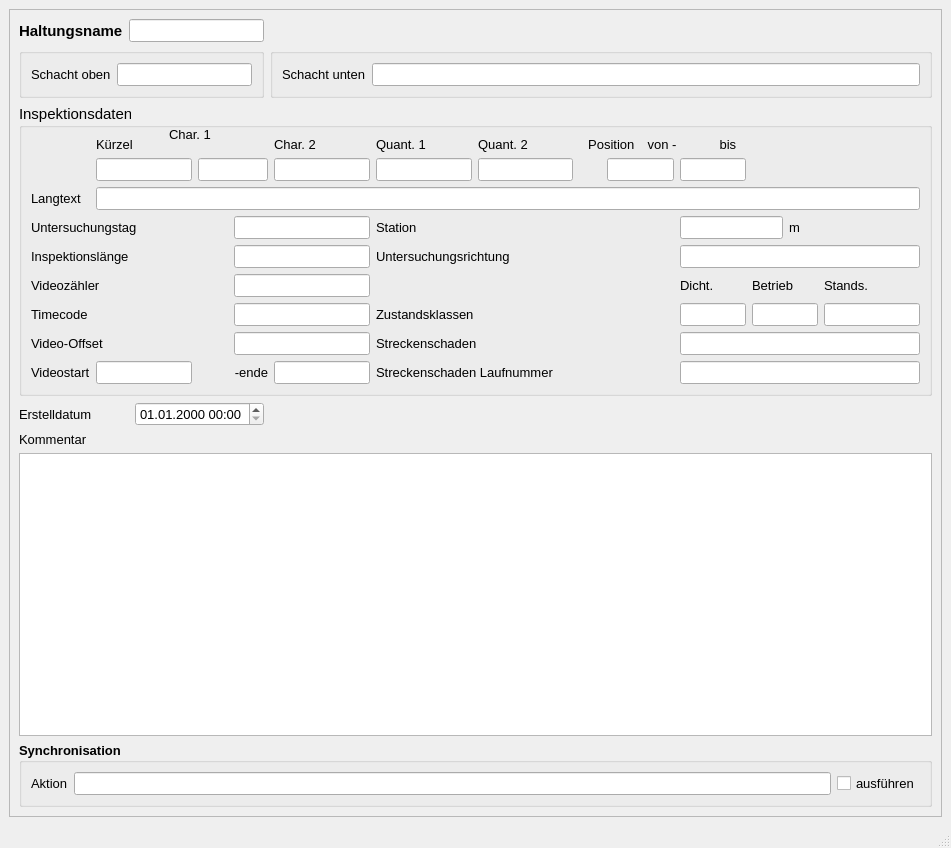
<?xml version="1.0" encoding="UTF-8"?>
<ui version="4.0">
 <class>MainWindow</class>
 <widget class="QMainWindow" name="MainWindow">
  <property name="geometry">
   <rect>
    <x>0</x>
    <y>0</y>
    <width>951</width>
    <height>848</height>
   </rect>
  </property>
  <property name="sizePolicy">
   <sizepolicy hsizetype="Preferred" vsizetype="Preferred">
    <horstretch>0</horstretch>
    <verstretch>0</verstretch>
   </sizepolicy>
  </property>
  <property name="minimumSize">
   <size>
    <width>660</width>
    <height>660</height>
   </size>
  </property>
  <property name="maximumSize">
   <size>
    <width>16777215</width>
    <height>16777215</height>
   </size>
  </property>
  <property name="baseSize">
   <size>
    <width>0</width>
    <height>0</height>
   </size>
  </property>
  <property name="font">
   <font>
    <family>Tahoma</family>
    <pointsize>10</pointsize>
   </font>
  </property>
  <property name="windowTitle">
   <string>MainWindow</string>
  </property>
  <widget class="QWidget" name="centralwidget">
   <layout class="QGridLayout" name="gridLayout">
    <item row="0" column="0">
     <widget class="QScrollArea" name="scrollArea">
      <property name="widgetResizable">
       <bool>true</bool>
      </property>
      <widget class="QWidget" name="scrollAreaWidgetContents">
       <property name="geometry">
        <rect>
         <x>0</x>
         <y>0</y>
         <width>927</width>
         <height>771</height>
        </rect>
       </property>
       <layout class="QGridLayout" name="gridLayout_2">
        <item row="0" column="0">
         <widget class="QLabel" name="label">
          <property name="font">
           <font>
            <family>Tahoma</family>
            <pointsize>11</pointsize>
            <weight>75</weight>
            <bold>true</bold>
           </font>
          </property>
          <property name="text">
           <string>Haltungsname</string>
          </property>
         </widget>
        </item>
        <item row="0" column="1" colspan="2">
         <widget class="QLineEdit" name="untersuchhal">
          <property name="font">
           <font>
            <family>Tahoma</family>
            <pointsize>10</pointsize>
           </font>
          </property>
          <property name="toolTip">
           <string>&lt;html&gt;&lt;head/&gt;&lt;body&gt;&lt;p&gt;Bezeichnung der untersuchten Haltung&lt;/p&gt;&lt;/body&gt;&lt;/html&gt;</string>
          </property>
          <property name="statusTip">
           <string>Bezeichnung der untersuchten Haltung</string>
          </property>
         </widget>
        </item>
        <item row="1" column="0" colspan="3">
         <widget class="QGroupBox" name="groupBox">
          <property name="font">
           <font>
            <family>Tahoma</family>
            <pointsize>11</pointsize>
           </font>
          </property>
          <property name="title">
           <string/>
          </property>
          <layout class="QGridLayout" name="gridLayout_3">
           <item row="0" column="0">
            <widget class="QLabel" name="label_3">
             <property name="font">
              <font>
               <family>Tahoma</family>
               <pointsize>10</pointsize>
              </font>
             </property>
             <property name="text">
              <string>Schacht oben</string>
             </property>
            </widget>
           </item>
           <item row="0" column="1">
            <widget class="QLineEdit" name="schoben">
             <property name="font">
              <font>
               <family>Tahoma</family>
               <pointsize>10</pointsize>
              </font>
             </property>
             <property name="toolTip">
              <string>&lt;html&gt;&lt;head/&gt;&lt;body&gt;&lt;p&gt;Name des oberen Schachts&lt;/p&gt;&lt;/body&gt;&lt;/html&gt;</string>
             </property>
             <property name="statusTip">
              <string>Name des oberen Schachts</string>
             </property>
            </widget>
           </item>
          </layout>
         </widget>
        </item>
        <item row="1" column="3">
         <widget class="QGroupBox" name="groupBox_3">
          <property name="font">
           <font>
            <family>Tahoma</family>
            <pointsize>11</pointsize>
           </font>
          </property>
          <property name="title">
           <string/>
          </property>
          <layout class="QGridLayout" name="gridLayout_4">
           <item row="0" column="0">
            <widget class="QLabel" name="label_9">
             <property name="font">
              <font>
               <family>Tahoma</family>
               <pointsize>10</pointsize>
              </font>
             </property>
             <property name="text">
              <string>Schacht unten</string>
             </property>
            </widget>
           </item>
           <item row="0" column="1">
            <widget class="QLineEdit" name="schunten">
             <property name="font">
              <font>
               <family>Tahoma</family>
               <pointsize>10</pointsize>
              </font>
             </property>
             <property name="toolTip">
              <string>&lt;html&gt;&lt;head/&gt;&lt;body&gt;&lt;p&gt;Name des unteren Schachts&lt;/p&gt;&lt;/body&gt;&lt;/html&gt;</string>
             </property>
             <property name="statusTip">
              <string>Name des unteren Schachts</string>
             </property>
            </widget>
           </item>
          </layout>
         </widget>
        </item>
        <item row="2" column="0" colspan="4">
         <widget class="QGroupBox" name="groupBox_2">
          <property name="font">
           <font>
            <family>Tahoma</family>
            <pointsize>11</pointsize>
           </font>
          </property>
          <property name="title">
           <string>Inspektionsdaten</string>
          </property>
          <layout class="QGridLayout" name="gridLayout_5">
           <item row="0" column="1" colspan="3">
            <widget class="QLabel" name="label_23">
             <property name="font">
              <font>
               <family>Tahoma</family>
               <pointsize>10</pointsize>
              </font>
             </property>
             <property name="text">
              <string>Kürzel</string>
             </property>
            </widget>
           </item>
           <item row="0" column="4">
            <widget class="QLabel" name="label_25">
             <property name="font">
              <font>
               <family>Tahoma</family>
               <pointsize>10</pointsize>
              </font>
             </property>
             <property name="text">
              <string>Char. 2</string>
             </property>
            </widget>
           </item>
           <item row="0" column="5">
            <widget class="QLabel" name="label_26">
             <property name="font">
              <font>
               <family>Tahoma</family>
               <pointsize>10</pointsize>
              </font>
             </property>
             <property name="text">
              <string>Quant. 1</string>
             </property>
            </widget>
           </item>
           <item row="0" column="6">
            <widget class="QLabel" name="label_27">
             <property name="font">
              <font>
               <family>Tahoma</family>
               <pointsize>10</pointsize>
              </font>
             </property>
             <property name="text">
              <string>Quant. 2</string>
             </property>
            </widget>
           </item>
           <item row="0" column="7" colspan="2">
            <widget class="QLabel" name="label_18">
             <property name="font">
              <font>
               <family>Tahoma</family>
               <pointsize>10</pointsize>
              </font>
             </property>
             <property name="text">
              <string>Position </string>
             </property>
             <property name="alignment">
              <set>Qt::AlignRight|Qt::AlignTrailing|Qt::AlignVCenter</set>
             </property>
            </widget>
           </item>
           <item row="0" column="9" colspan="2">
            <widget class="QLabel" name="label_40">
             <property name="font">
              <font>
               <family>Tahoma</family>
               <pointsize>10</pointsize>
              </font>
             </property>
             <property name="text">
              <string> von -</string>
             </property>
            </widget>
           </item>
           <item row="0" column="11">
            <widget class="QLabel" name="label_30">
             <property name="font">
              <font>
               <family>Tahoma</family>
               <pointsize>10</pointsize>
              </font>
             </property>
             <property name="text">
              <string> bis</string>
             </property>
            </widget>
           </item>
           <item row="1" column="1">
            <widget class="QLineEdit" name="kuerzel">
             <property name="font">
              <font>
               <family>Tahoma</family>
               <pointsize>10</pointsize>
              </font>
             </property>
             <property name="toolTip">
              <string>&lt;html&gt;&lt;head/&gt;&lt;body&gt;&lt;p&gt;&lt;span style=&quot; font-size:10pt;&quot;&gt;Schadenskürzel&lt;/span&gt;&lt;/p&gt;&lt;/body&gt;&lt;/html&gt;</string>
             </property>
            </widget>
           </item>
           <item row="1" column="2" colspan="2">
            <widget class="QLineEdit" name="charakt1">
             <property name="font">
              <font>
               <family>Tahoma</family>
               <pointsize>10</pointsize>
              </font>
             </property>
             <property name="toolTip">
              <string>&lt;html&gt;&lt;head/&gt;&lt;body&gt;&lt;p&gt;Zustandsdaten: Charakterisierung 1&lt;/p&gt;&lt;/body&gt;&lt;/html&gt;</string>
             </property>
             <property name="statusTip">
              <string>Zustandsdaten: Charakterisierung 1</string>
             </property>
            </widget>
           </item>
           <item row="1" column="4">
            <widget class="QLineEdit" name="charakt2">
             <property name="font">
              <font>
               <family>Tahoma</family>
               <pointsize>10</pointsize>
              </font>
             </property>
             <property name="toolTip">
              <string>&lt;html&gt;&lt;head/&gt;&lt;body&gt;&lt;p&gt;Zustandsdaten: Charakterisierung 2&lt;/p&gt;&lt;/body&gt;&lt;/html&gt;</string>
             </property>
             <property name="statusTip">
              <string>Zustandsdaten: Charakterisierung 2</string>
             </property>
            </widget>
           </item>
           <item row="1" column="5">
            <widget class="QLineEdit" name="quantnr1">
             <property name="font">
              <font>
               <family>Tahoma</family>
               <pointsize>10</pointsize>
              </font>
             </property>
             <property name="toolTip">
              <string>&lt;html&gt;&lt;head/&gt;&lt;body&gt;&lt;p&gt;Zustandsdaten: Quantifizierung 1&lt;/p&gt;&lt;/body&gt;&lt;/html&gt;</string>
             </property>
             <property name="statusTip">
              <string>Zustandsdaten: Quantifizierung 1</string>
             </property>
            </widget>
           </item>
           <item row="1" column="6">
            <widget class="QLineEdit" name="quantnr2">
             <property name="font">
              <font>
               <family>Tahoma</family>
               <pointsize>10</pointsize>
              </font>
             </property>
             <property name="toolTip">
              <string>&lt;html&gt;&lt;head/&gt;&lt;body&gt;&lt;p&gt;Zustandsdaten: Quantifizierung 2&lt;/p&gt;&lt;/body&gt;&lt;/html&gt;</string>
             </property>
             <property name="statusTip">
              <string>Zustandsdaten: Quantifizierung 2</string>
             </property>
            </widget>
           </item>
           <item row="1" column="8" colspan="2">
            <widget class="QLineEdit" name="pos_von">
             <property name="font">
              <font>
               <family>Tahoma</family>
               <pointsize>10</pointsize>
              </font>
             </property>
             <property name="toolTip">
              <string>&lt;html&gt;&lt;head/&gt;&lt;body&gt;&lt;p&gt;Zustandsdaten: Anfangswinkel als Zifferblattreferenz&lt;/p&gt;&lt;/body&gt;&lt;/html&gt;</string>
             </property>
             <property name="statusTip">
              <string>Zustandsdaten: Anfangswinkel als Zifferblattreferenz</string>
             </property>
            </widget>
           </item>
           <item row="1" column="10" colspan="2">
            <widget class="QLineEdit" name="pos_bis">
             <property name="font">
              <font>
               <family>Tahoma</family>
               <pointsize>10</pointsize>
              </font>
             </property>
             <property name="toolTip">
              <string>&lt;html&gt;&lt;head/&gt;&lt;body&gt;&lt;p&gt;Zustandsdaten: Endwinkel als Zifferblattreferenz&lt;/p&gt;&lt;/body&gt;&lt;/html&gt;</string>
             </property>
             <property name="statusTip">
              <string>Zustandsdaten: Endwinkel als Zifferblattreferenz</string>
             </property>
            </widget>
           </item>
           <item row="2" column="0">
            <widget class="QLabel" name="label_52">
             <property name="font">
              <font>
               <family>Tahoma</family>
               <pointsize>10</pointsize>
              </font>
             </property>
             <property name="text">
              <string>Langtext</string>
             </property>
            </widget>
           </item>
           <item row="2" column="1" colspan="14">
            <widget class="QLineEdit" name="langtext">
             <property name="font">
              <font>
               <family>Tahoma</family>
               <pointsize>10</pointsize>
              </font>
             </property>
             <property name="toolTip">
              <string>&lt;html&gt;&lt;head/&gt;&lt;body&gt;&lt;p&gt;Zustandsbeschreibung Langtext&lt;/p&gt;&lt;/body&gt;&lt;/html&gt;</string>
             </property>
             <property name="statusTip">
              <string>Zustandsbeschreibung Langtext</string>
             </property>
            </widget>
           </item>
           <item row="3" column="0" colspan="3">
            <widget class="QLabel" name="label_61">
             <property name="font">
              <font>
               <family>Tahoma</family>
               <pointsize>10</pointsize>
              </font>
             </property>
             <property name="text">
              <string>Untersuchungstag</string>
             </property>
            </widget>
           </item>
           <item row="3" column="3" colspan="2">
            <widget class="QLineEdit" name="untersuchtag">
             <property name="font">
              <font>
               <family>Tahoma</family>
               <pointsize>10</pointsize>
              </font>
             </property>
             <property name="toolTip">
              <string>&lt;html&gt;&lt;head/&gt;&lt;body&gt;&lt;p&gt;Datum&lt;/p&gt;&lt;/body&gt;&lt;/html&gt;</string>
             </property>
             <property name="statusTip">
              <string>Datum</string>
             </property>
            </widget>
           </item>
           <item row="3" column="5" colspan="4">
            <widget class="QLabel" name="label_34">
             <property name="font">
              <font>
               <family>Tahoma</family>
               <pointsize>10</pointsize>
              </font>
             </property>
             <property name="text">
              <string>Station</string>
             </property>
            </widget>
           </item>
           <item row="3" column="10" colspan="3">
            <widget class="QLineEdit" name="station">
             <property name="font">
              <font>
               <family>Tahoma</family>
               <pointsize>10</pointsize>
              </font>
             </property>
             <property name="toolTip">
              <string>&lt;html&gt;&lt;head/&gt;&lt;body&gt;&lt;p&gt;&lt;span style=&quot; font-size:10pt;&quot;&gt;Station entlang der Haltung&lt;/span&gt;&lt;/p&gt;&lt;/body&gt;&lt;/html&gt;</string>
             </property>
             <property name="statusTip">
              <string>Station entlang der Haltung</string>
             </property>
            </widget>
           </item>
           <item row="3" column="13" colspan="2">
            <widget class="QLabel" name="label_2">
             <property name="font">
              <font>
               <family>Tahoma</family>
               <pointsize>10</pointsize>
              </font>
             </property>
             <property name="text">
              <string>m</string>
             </property>
            </widget>
           </item>
           <item row="4" column="0" colspan="3">
            <widget class="QLabel" name="label_20">
             <property name="font">
              <font>
               <family>Tahoma</family>
               <pointsize>10</pointsize>
              </font>
             </property>
             <property name="text">
              <string>Inspektionslänge</string>
             </property>
            </widget>
           </item>
           <item row="4" column="3" colspan="2">
            <widget class="QLineEdit" name="inspektionslaenge">
             <property name="font">
              <font>
               <family>Tahoma</family>
               <pointsize>10</pointsize>
              </font>
             </property>
             <property name="toolTip">
              <string>&lt;html&gt;&lt;head/&gt;&lt;body&gt;&lt;p&gt;[m]&lt;/p&gt;&lt;/body&gt;&lt;/html&gt;</string>
             </property>
             <property name="statusTip">
              <string>[m]</string>
             </property>
            </widget>
           </item>
           <item row="4" column="5" colspan="4">
            <widget class="QLabel" name="label_17">
             <property name="font">
              <font>
               <family>Tahoma</family>
               <pointsize>10</pointsize>
              </font>
             </property>
             <property name="text">
              <string>Untersuchungsrichtung</string>
             </property>
            </widget>
           </item>
           <item row="4" column="10" colspan="5">
            <widget class="QLineEdit" name="untersuchrichtung">
             <property name="font">
              <font>
               <family>Tahoma</family>
               <pointsize>10</pointsize>
              </font>
             </property>
             <property name="toolTip">
              <string>&lt;html&gt;&lt;head/&gt;&lt;body&gt;&lt;p&gt;&lt;span style=&quot; font-size:10pt;&quot;&gt;Untersuchungsrichtung&lt;/span&gt;&lt;/p&gt;&lt;/body&gt;&lt;/html&gt;</string>
             </property>
            </widget>
           </item>
           <item row="5" column="0" colspan="3">
            <widget class="QLabel" name="label_19">
             <property name="font">
              <font>
               <family>Tahoma</family>
               <pointsize>10</pointsize>
              </font>
             </property>
             <property name="text">
              <string>Videozähler</string>
             </property>
            </widget>
           </item>
           <item row="5" column="3" colspan="2">
            <widget class="QLineEdit" name="videozaehler">
             <property name="font">
              <font>
               <family>Tahoma</family>
               <pointsize>10</pointsize>
              </font>
             </property>
             <property name="toolTip">
              <string/>
             </property>
             <property name="statusTip">
              <string/>
             </property>
            </widget>
           </item>
           <item row="5" column="10" colspan="2">
            <widget class="QLabel" name="label_39">
             <property name="font">
              <font>
               <family>Tahoma</family>
               <pointsize>10</pointsize>
              </font>
             </property>
             <property name="text">
              <string>Dicht.</string>
             </property>
            </widget>
           </item>
           <item row="5" column="12" colspan="2">
            <widget class="QLabel" name="label_37">
             <property name="font">
              <font>
               <family>Tahoma</family>
               <pointsize>10</pointsize>
              </font>
             </property>
             <property name="text">
              <string>Betrieb</string>
             </property>
            </widget>
           </item>
           <item row="5" column="14">
            <widget class="QLabel" name="label_38">
             <property name="font">
              <font>
               <family>Tahoma</family>
               <pointsize>10</pointsize>
              </font>
             </property>
             <property name="text">
              <string>Stands.</string>
             </property>
            </widget>
           </item>
           <item row="6" column="0" colspan="3">
            <widget class="QLabel" name="label_35">
             <property name="font">
              <font>
               <family>Tahoma</family>
               <pointsize>10</pointsize>
              </font>
             </property>
             <property name="text">
              <string>Timecode</string>
             </property>
            </widget>
           </item>
           <item row="6" column="3" colspan="2">
            <widget class="QLineEdit" name="timecode">
             <property name="font">
              <font>
               <family>Tahoma</family>
               <pointsize>10</pointsize>
              </font>
             </property>
             <property name="toolTip">
              <string/>
             </property>
             <property name="statusTip">
              <string/>
             </property>
            </widget>
           </item>
           <item row="6" column="5" colspan="3">
            <widget class="QLabel" name="label_36">
             <property name="font">
              <font>
               <family>Tahoma</family>
               <pointsize>10</pointsize>
              </font>
             </property>
             <property name="text">
              <string>Zustandsklassen</string>
             </property>
            </widget>
           </item>
           <item row="6" column="10" colspan="2">
            <widget class="QLineEdit" name="ZD">
             <property name="font">
              <font>
               <family>Tahoma</family>
               <pointsize>10</pointsize>
              </font>
             </property>
             <property name="toolTip">
              <string>&lt;html&gt;&lt;head/&gt;&lt;body&gt;&lt;p&gt;&lt;span style=&quot; font-size:10pt;&quot;&gt;Max. Zustandsklasse Dichtheit&lt;/span&gt;&lt;/p&gt;&lt;/body&gt;&lt;/html&gt;</string>
             </property>
             <property name="statusTip">
              <string>Max. Zustandsklasse Dichtheit</string>
             </property>
            </widget>
           </item>
           <item row="6" column="12" colspan="2">
            <widget class="QLineEdit" name="ZB">
             <property name="font">
              <font>
               <family>Tahoma</family>
               <pointsize>10</pointsize>
              </font>
             </property>
             <property name="toolTip">
              <string>&lt;html&gt;&lt;head/&gt;&lt;body&gt;&lt;p&gt;&lt;span style=&quot; font-size:10pt;&quot;&gt;Max. Zustandsklasse Betriebssicherheit&lt;/span&gt;&lt;/p&gt;&lt;/body&gt;&lt;/html&gt;</string>
             </property>
             <property name="statusTip">
              <string>Max. Zustandsklasse Betriebssicherheit</string>
             </property>
            </widget>
           </item>
           <item row="6" column="14">
            <widget class="QLineEdit" name="ZS">
             <property name="font">
              <font>
               <family>Tahoma</family>
               <pointsize>10</pointsize>
              </font>
             </property>
             <property name="toolTip">
              <string>&lt;html&gt;&lt;head/&gt;&lt;body&gt;&lt;p&gt;Max. Zustandsklasse Standsicherheit&lt;/p&gt;&lt;/body&gt;&lt;/html&gt;</string>
             </property>
             <property name="statusTip">
              <string>Max. Zustandsklasse Standsicherheit</string>
             </property>
            </widget>
           </item>
           <item row="7" column="0" colspan="3">
            <widget class="QLabel" name="label_21">
             <property name="font">
              <font>
               <family>Tahoma</family>
               <pointsize>10</pointsize>
              </font>
             </property>
             <property name="text">
              <string>Video-Offset</string>
             </property>
            </widget>
           </item>
           <item row="7" column="3" colspan="2">
            <widget class="QLineEdit" name="video_offset">
             <property name="font">
              <font>
               <family>Tahoma</family>
               <pointsize>10</pointsize>
              </font>
             </property>
             <property name="toolTip">
              <string/>
             </property>
             <property name="statusTip">
              <string/>
             </property>
            </widget>
           </item>
           <item row="7" column="5" colspan="4">
            <widget class="QLabel" name="label_28">
             <property name="font">
              <font>
               <family>Tahoma</family>
               <pointsize>10</pointsize>
              </font>
             </property>
             <property name="text">
              <string>Streckenschaden</string>
             </property>
            </widget>
           </item>
           <item row="7" column="10" colspan="5">
            <widget class="QLineEdit" name="streckenschaden">
             <property name="font">
              <font>
               <family>Tahoma</family>
               <pointsize>10</pointsize>
              </font>
             </property>
             <property name="toolTip">
              <string>&lt;html&gt;&lt;head/&gt;&lt;body&gt;&lt;p&gt;Kodierung&lt;/p&gt;&lt;/body&gt;&lt;/html&gt;</string>
             </property>
             <property name="statusTip">
              <string>Kodierung</string>
             </property>
            </widget>
           </item>
           <item row="8" column="0">
            <widget class="QLabel" name="label_33">
             <property name="font">
              <font>
               <family>Tahoma</family>
               <pointsize>10</pointsize>
              </font>
             </property>
             <property name="text">
              <string>Videostart</string>
             </property>
            </widget>
           </item>
           <item row="8" column="1">
            <widget class="QLineEdit" name="video_start">
             <property name="font">
              <font>
               <family>Tahoma</family>
               <pointsize>10</pointsize>
              </font>
             </property>
             <property name="toolTip">
              <string>&lt;html&gt;&lt;head/&gt;&lt;body&gt;&lt;p&gt;Beginn der Videoreferenz&lt;/p&gt;&lt;/body&gt;&lt;/html&gt;</string>
             </property>
             <property name="statusTip">
              <string>Beginn der Videoreferenz</string>
             </property>
            </widget>
           </item>
           <item row="8" column="3">
            <widget class="QLabel" name="label_41">
             <property name="font">
              <font>
               <family>Tahoma</family>
               <pointsize>10</pointsize>
              </font>
             </property>
             <property name="text">
              <string>-ende</string>
             </property>
             <property name="alignment">
              <set>Qt::AlignRight|Qt::AlignTrailing|Qt::AlignVCenter</set>
             </property>
            </widget>
           </item>
           <item row="8" column="4">
            <widget class="QLineEdit" name="video_ende">
             <property name="font">
              <font>
               <family>Tahoma</family>
               <pointsize>10</pointsize>
              </font>
             </property>
             <property name="toolTip">
              <string>&lt;html&gt;&lt;head/&gt;&lt;body&gt;&lt;p&gt;Ende der Videoreferenz&lt;/p&gt;&lt;/body&gt;&lt;/html&gt;</string>
             </property>
             <property name="statusTip">
              <string>Ende der Videoreferenz</string>
             </property>
            </widget>
           </item>
           <item row="8" column="5" colspan="5">
            <widget class="QLabel" name="label_29">
             <property name="font">
              <font>
               <family>Tahoma</family>
               <pointsize>10</pointsize>
              </font>
             </property>
             <property name="text">
              <string>Streckenschaden Laufnummer</string>
             </property>
            </widget>
           </item>
           <item row="8" column="10" colspan="5">
            <widget class="QLineEdit" name="streckenschaden_lfdnr">
             <property name="font">
              <font>
               <family>Tahoma</family>
               <pointsize>10</pointsize>
              </font>
             </property>
             <property name="toolTip">
              <string/>
             </property>
             <property name="statusTip">
              <string/>
             </property>
            </widget>
           </item>
          </layout>
          <widget class="QLabel" name="label_24">
           <property name="geometry">
            <rect>
             <x>150</x>
             <y>20</y>
             <width>51</width>
             <height>21</height>
            </rect>
           </property>
           <property name="font">
            <font>
             <family>Tahoma</family>
             <pointsize>10</pointsize>
            </font>
           </property>
           <property name="text">
            <string>Char. 1</string>
           </property>
          </widget>
         </widget>
        </item>
        <item row="3" column="0" colspan="2">
         <widget class="QLabel" name="label_71">
          <property name="text">
           <string>Erstelldatum</string>
          </property>
         </widget>
        </item>
        <item row="3" column="2">
         <widget class="QgsDateTimeEdit" name="createdat">
          <property name="font">
           <font>
            <family>Tahoma</family>
            <pointsize>10</pointsize>
           </font>
          </property>
          <property name="currentSection">
           <enum>QDateTimeEdit::DaySection</enum>
          </property>
          <property name="displayFormat">
           <string>dd.MM.yyyy HH:mm</string>
          </property>
         </widget>
        </item>
        <item row="4" column="0">
         <widget class="QLabel" name="label_22">
          <property name="font">
           <font>
            <family>Tahoma</family>
            <pointsize>10</pointsize>
           </font>
          </property>
          <property name="text">
           <string>Kommentar</string>
          </property>
         </widget>
        </item>
        <item row="5" column="0" colspan="4">
         <widget class="QTextEdit" name="kommentar">
          <property name="font">
           <font>
            <family>Tahoma</family>
            <pointsize>10</pointsize>
           </font>
          </property>
          <property name="toolTip">
           <string>&lt;html&gt;&lt;head/&gt;&lt;body&gt;&lt;p&gt;Platz für zusätzliche Kommentare&lt;/p&gt;&lt;/body&gt;&lt;/html&gt;</string>
          </property>
          <property name="statusTip">
           <string>Platz für zusätzliche Kommentare</string>
          </property>
         </widget>
        </item>
        <item row="6" column="0" colspan="4">
         <widget class="QGroupBox" name="groupBox_sync">
          <property name="font">
           <font>
            <family>Tahoma</family>
            <pointsize>10</pointsize>
            <weight>75</weight>
            <bold>true</bold>
           </font>
          </property>
          <property name="title">
           <string>Synchronisation</string>
          </property>
          <layout class="QGridLayout" name="gridLayout_6">
           <item row="0" column="0">
            <widget class="QLabel" name="label_31">
             <property name="font">
              <font>
               <family>Tahoma</family>
               <pointsize>10</pointsize>
               <weight>50</weight>
               <bold>false</bold>
              </font>
             </property>
             <property name="text">
              <string>Aktion</string>
             </property>
            </widget>
           </item>
           <item row="0" column="1">
            <widget class="QLineEdit" name="aktion">
             <property name="toolTip">
              <string>&lt;html&gt;&lt;head/&gt;&lt;body&gt;&lt;p&gt;Maßnahme zur Synchronisation&lt;/p&gt;&lt;/body&gt;&lt;/html&gt;</string>
             </property>
             <property name="statusTip">
              <string>Maßnahme zur Synchronisation</string>
             </property>
            </widget>
           </item>
           <item row="0" column="2">
            <widget class="QCheckBox" name="status">
             <property name="font">
              <font>
               <family>Tahoma</family>
               <pointsize>10</pointsize>
               <weight>50</weight>
               <bold>false</bold>
              </font>
             </property>
             <property name="toolTip">
              <string>Synchronisation aktivieren</string>
             </property>
             <property name="statusTip">
              <string>Synchronisation aktivieren</string>
             </property>
             <property name="text">
              <string>ausführen</string>
             </property>
            </widget>
           </item>
          </layout>
         </widget>
        </item>
       </layout>
      </widget>
     </widget>
    </item>
   </layout>
  </widget>
  <widget class="QMenuBar" name="menubar">
   <property name="geometry">
    <rect>
     <x>0</x>
     <y>0</y>
     <width>951</width>
     <height>27</height>
    </rect>
   </property>
  </widget>
  <widget class="QStatusBar" name="statusbar"/>
 </widget>
 <customwidgets>
  <customwidget>
   <class>QgsDateTimeEdit</class>
   <extends>QDateTimeEdit</extends>
   <header>qgsdatetimeedit.h</header>
  </customwidget>
 </customwidgets>
 <tabstops>
  <tabstop>untersuchhal</tabstop>
  <tabstop>untersuchrichtung</tabstop>
  <tabstop>createdat</tabstop>
  <tabstop>kommentar</tabstop>
 </tabstops>
 <resources/>
 <connections/>
</ui>
